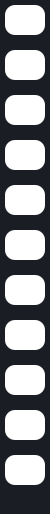
        <widget class="QFrame" name="frame_lateral">
         <property name="minimumSize">
          <size>
           <width>50</width>
           <height>0</height>
          </size>
         </property>
         <property name="maximumSize">
          <size>
           <width>0</width>
           <height>16777215</height>
          </size>
         </property>
         <property name="font">
          <font>
           <weight>75</weight>
           <bold>true</bold>
          </font>
         </property>
         <property name="styleSheet">
          <string notr="true">background-color: #1a1e24;</string>
         </property>
         <property name="frameShape">
          <enum>QFrame::NoFrame</enum>
         </property>
         <property name="frameShadow">
          <enum>QFrame::Raised</enum>
         </property>
         <layout class="QVBoxLayout" name="verticalLayout_13">
          <property name="spacing">
           <number>15</number>
          </property>
          <property name="leftMargin">
           <number>5</number>
          </property>
          <property name="topMargin">
           <number>5</number>
          </property>
          <property name="rightMargin">
           <number>5</number>
          </property>
          <property name="bottomMargin">
           <number>0</number>
          </property>
          <item>
           <widget class="QPushButton" name="Bt_Inicio">
            <property name="minimumSize">
             <size>
              <width>0</width>
              <height>30</height>
             </size>
            </property>
            <property name="toolTip">
             <string>Tela Inicio</string>
            </property>
            <property name="styleSheet">
             <string notr="true">QPushButton{
border-radius:10px;
background-color: rgb(255, 255, 255);
font: 8pt &quot;MS Shell Dlg 2&quot;;
font-size:12px;
}
QPushButton:hover{
background-color: rgb(157, 157, 157);
}</string>
            </property>
            <property name="text">
             <string/>
            </property>
            <property name="icon">
             <iconset>
              <normaloff>img/inicio.png</normaloff>img/inicio.png</iconset>
            </property>
            <property name="iconSize">
             <size>
              <width>25</width>
              <height>25</height>
             </size>
            </property>
            <property name="shortcut">
             <string/>
            </property>
            <property name="checkable">
             <bool>false</bool>
            </property>
            <property name="autoRepeat">
             <bool>false</bool>
            </property>
            <property name="autoExclusive">
             <bool>false</bool>
            </property>
            <property name="autoDefault">
             <bool>false</bool>
            </property>
            <property name="default">
             <bool>false</bool>
            </property>
            <property name="flat">
             <bool>false</bool>
            </property>
           </widget>
          </item>
          <item>
           <widget class="QPushButton" name="Bt_Vendas">
            <property name="minimumSize">
             <size>
              <width>0</width>
              <height>30</height>
             </size>
            </property>
            <property name="toolTip">
             <string>Tela de vendas</string>
            </property>
            <property name="styleSheet">
             <string notr="true">QPushButton{
background-color: rgb(255, 255, 255);;
font: 8pt &quot;MS Shell Dlg 2&quot;;
font-size:12px;
border-radius:10px;
}
QPushButton:hover{
background-color: rgb(157, 157, 157);
}</string>
            </property>
            <property name="text">
             <string/>
            </property>
            <property name="icon">
             <iconset>
              <normaloff>img/caixa.png</normaloff>img/caixa.png</iconset>
            </property>
            <property name="iconSize">
             <size>
              <width>25</width>
              <height>25</height>
             </size>
            </property>
            <property name="shortcut">
             <string/>
            </property>
            <property name="checkable">
             <bool>false</bool>
            </property>
            <property name="autoRepeat">
             <bool>false</bool>
            </property>
            <property name="autoExclusive">
             <bool>false</bool>
            </property>
            <property name="autoDefault">
             <bool>false</bool>
            </property>
            <property name="default">
             <bool>false</bool>
            </property>
            <property name="flat">
             <bool>false</bool>
            </property>
           </widget>
          </item>
          <item>
           <widget class="QPushButton" name="Bt_Mesas">
            <property name="minimumSize">
             <size>
              <width>0</width>
              <height>30</height>
             </size>
            </property>
            <property name="toolTip">
             <string>Tela de Mesas</string>
            </property>
            <property name="styleSheet">
             <string notr="true">QPushButton{
background-color: rgb(255, 255, 255);;
font: 8pt &quot;MS Shell Dlg 2&quot;;
font-size:11px;
border-radius:10px;
}
QPushButton:hover{
background-color: rgb(157, 157, 157);
}</string>
            </property>
            <property name="text">
             <string/>
            </property>
            <property name="icon">
             <iconset>
              <normaloff>img/Garcon.png</normaloff>img/Garcon.png</iconset>
            </property>
            <property name="iconSize">
             <size>
              <width>25</width>
              <height>25</height>
             </size>
            </property>
            <property name="shortcut">
             <string/>
            </property>
            <property name="checkable">
             <bool>false</bool>
            </property>
            <property name="autoRepeat">
             <bool>false</bool>
            </property>
            <property name="autoExclusive">
             <bool>false</bool>
            </property>
            <property name="autoDefault">
             <bool>false</bool>
            </property>
            <property name="default">
             <bool>false</bool>
            </property>
            <property name="flat">
             <bool>false</bool>
            </property>
           </widget>
          </item>
          <item>
           <widget class="QPushButton" name="Bt_Clientes">
            <property name="minimumSize">
             <size>
              <width>0</width>
              <height>30</height>
             </size>
            </property>
            <property name="toolTip">
             <string>Tela de Clientes</string>
            </property>
            <property name="styleSheet">
             <string notr="true">QPushButton{
background-color: rgb(255, 255, 255);;
font: 8pt &quot;MS Shell Dlg 2&quot;;
font-size:12px;
border-radius:10px;
}
QPushButton:hover{
background-color: rgb(157, 157, 157);
}</string>
            </property>
            <property name="text">
             <string/>
            </property>
            <property name="icon">
             <iconset>
              <normaloff>img/clientes.png</normaloff>img/clientes.png</iconset>
            </property>
            <property name="iconSize">
             <size>
              <width>25</width>
              <height>25</height>
             </size>
            </property>
            <property name="shortcut">
             <string/>
            </property>
            <property name="checkable">
             <bool>false</bool>
            </property>
            <property name="autoRepeat">
             <bool>false</bool>
            </property>
            <property name="autoExclusive">
             <bool>false</bool>
            </property>
            <property name="autoDefault">
             <bool>false</bool>
            </property>
            <property name="default">
             <bool>false</bool>
            </property>
            <property name="flat">
             <bool>false</bool>
            </property>
           </widget>
          </item>
          <item>
           <widget class="QPushButton" name="Bt_Produtos">
            <property name="minimumSize">
             <size>
              <width>0</width>
              <height>30</height>
             </size>
            </property>
            <property name="toolTip">
             <string>Tela de Produtos</string>
            </property>
            <property name="styleSheet">
             <string notr="true">QPushButton{
background-color: rgb(255, 255, 255);;
font: 8pt &quot;MS Shell Dlg 2&quot;;
font-size:12px;
border-radius:10px;
}
QPushButton:hover{
background-color: rgb(157, 157, 157);
}</string>
            </property>
            <property name="text">
             <string/>
            </property>
            <property name="icon">
             <iconset>
              <normaloff>img/produtos-.png</normaloff>img/produtos-.png</iconset>
            </property>
            <property name="iconSize">
             <size>
              <width>25</width>
              <height>25</height>
             </size>
            </property>
            <property name="shortcut">
             <string/>
            </property>
            <property name="checkable">
             <bool>false</bool>
            </property>
            <property name="autoRepeat">
             <bool>false</bool>
            </property>
            <property name="autoExclusive">
             <bool>false</bool>
            </property>
            <property name="autoDefault">
             <bool>false</bool>
            </property>
            <property name="default">
             <bool>false</bool>
            </property>
            <property name="flat">
             <bool>false</bool>
            </property>
           </widget>
          </item>
          <item>
           <widget class="QPushButton" name="Bt_Relatorio">
            <property name="minimumSize">
             <size>
              <width>0</width>
              <height>30</height>
             </size>
            </property>
            <property name="toolTip">
             <string>Tela de Relatório</string>
            </property>
            <property name="styleSheet">
             <string notr="true">QPushButton{
background-color: rgb(255, 255, 255);;
font: 8pt &quot;MS Shell Dlg 2&quot;;
font-size:12px;
border-radius:10px;
}
QPushButton:hover{
background-color: rgb(157, 157, 157);
}</string>
            </property>
            <property name="text">
             <string/>
            </property>
            <property name="icon">
             <iconset>
              <normaloff>img/relatoriod.png</normaloff>img/relatoriod.png</iconset>
            </property>
            <property name="iconSize">
             <size>
              <width>25</width>
              <height>25</height>
             </size>
            </property>
            <property name="shortcut">
             <string/>
            </property>
            <property name="checkable">
             <bool>false</bool>
            </property>
            <property name="autoRepeat">
             <bool>false</bool>
            </property>
            <property name="autoExclusive">
             <bool>false</bool>
            </property>
            <property name="autoDefault">
             <bool>false</bool>
            </property>
            <property name="default">
             <bool>false</bool>
            </property>
            <property name="flat">
             <bool>false</bool>
            </property>
           </widget>
          </item>
          <item>
           <widget class="QPushButton" name="Bt_Fornecedores">
            <property name="minimumSize">
             <size>
              <width>0</width>
              <height>30</height>
             </size>
            </property>
            <property name="toolTip">
             <string>Tela de Fornecedores</string>
            </property>
            <property name="styleSheet">
             <string notr="true">QPushButton{
background-color: rgb(255, 255, 255);;
font: 8pt &quot;MS Shell Dlg 2&quot;;
font-size:11px;
border-radius:10px;
}
QPushButton:hover{
background-color: rgb(157, 157, 157);
}</string>
            </property>
            <property name="text">
             <string/>
            </property>
            <property name="icon">
             <iconset>
              <normaloff>img/fornecedores.png</normaloff>img/fornecedores.png</iconset>
            </property>
            <property name="iconSize">
             <size>
              <width>20</width>
              <height>25</height>
             </size>
            </property>
            <property name="shortcut">
             <string/>
            </property>
            <property name="checkable">
             <bool>false</bool>
            </property>
            <property name="autoRepeat">
             <bool>false</bool>
            </property>
            <property name="autoExclusive">
             <bool>false</bool>
            </property>
            <property name="autoDefault">
             <bool>false</bool>
            </property>
            <property name="default">
             <bool>false</bool>
            </property>
            <property name="flat">
             <bool>false</bool>
            </property>
           </widget>
          </item>
          <item>
           <widget class="QPushButton" name="Bt_Usuarios">
            <property name="minimumSize">
             <size>
              <width>0</width>
              <height>30</height>
             </size>
            </property>
            <property name="toolTip">
             <string>Tela de Usuários</string>
            </property>
            <property name="styleSheet">
             <string notr="true">QPushButton{
background-color: rgb(255, 255, 255);;
font: 8pt &quot;MS Shell Dlg 2&quot;;
font-size:12px;
border-radius:10px;
}
QPushButton:hover{
background-color: rgb(157, 157, 157);
}</string>
            </property>
            <property name="text">
             <string/>
            </property>
            <property name="icon">
             <iconset>
              <normaloff>img/adduser_.png</normaloff>img/adduser_.png</iconset>
            </property>
            <property name="iconSize">
             <size>
              <width>25</width>
              <height>25</height>
             </size>
            </property>
            <property name="shortcut">
             <string/>
            </property>
            <property name="checkable">
             <bool>false</bool>
            </property>
            <property name="autoRepeat">
             <bool>false</bool>
            </property>
            <property name="autoExclusive">
             <bool>false</bool>
            </property>
            <property name="autoDefault">
             <bool>false</bool>
            </property>
            <property name="default">
             <bool>false</bool>
            </property>
            <property name="flat">
             <bool>false</bool>
            </property>
           </widget>
          </item>
          <item>
           <widget class="QPushButton" name="Bt_Suporte">
            <property name="minimumSize">
             <size>
              <width>0</width>
              <height>30</height>
             </size>
            </property>
            <property name="toolTip">
             <string>Tela de Suporte</string>
            </property>
            <property name="styleSheet">
             <string notr="true">QPushButton{
background-color: rgb(255, 255, 255);;
font: 8pt &quot;MS Shell Dlg 2&quot;;
font-size:12px;
border-radius:10px;
}
QPushButton:hover{
background-color: rgb(157, 157, 157);
}</string>
            </property>
            <property name="text">
             <string/>
            </property>
            <property name="icon">
             <iconset>
              <normaloff>img/Suporte copiar.png</normaloff>img/Suporte copiar.png</iconset>
            </property>
            <property name="iconSize">
             <size>
              <width>25</width>
              <height>25</height>
             </size>
            </property>
            <property name="shortcut">
             <string/>
            </property>
            <property name="checkable">
             <bool>false</bool>
            </property>
            <property name="autoRepeat">
             <bool>false</bool>
            </property>
            <property name="autoExclusive">
             <bool>false</bool>
            </property>
            <property name="autoDefault">
             <bool>false</bool>
            </property>
            <property name="default">
             <bool>false</bool>
            </property>
            <property name="flat">
             <bool>false</bool>
            </property>
           </widget>
          </item>
          <item>
           <widget class="QPushButton" name="Bt_Configuracao">
            <property name="minimumSize">
             <size>
              <width>0</width>
              <height>30</height>
             </size>
            </property>
            <property name="toolTip">
             <string>Tela de Suporte</string>
            </property>
            <property name="styleSheet">
             <string notr="true">QPushButton{
background-color: rgb(255, 255, 255);;
font: 8pt &quot;MS Shell Dlg 2&quot;;
font-size:12px;
border-radius:10px;
}
QPushButton:hover{
background-color: rgb(157, 157, 157);
}</string>
            </property>
            <property name="text">
             <string/>
            </property>
            <property name="icon">
             <iconset>
              <normaloff>img/config.png</normaloff>img/config.png</iconset>
            </property>
            <property name="iconSize">
             <size>
              <width>25</width>
              <height>25</height>
             </size>
            </property>
            <property name="shortcut">
             <string/>
            </property>
            <property name="checkable">
             <bool>false</bool>
            </property>
            <property name="autoRepeat">
             <bool>false</bool>
            </property>
            <property name="autoExclusive">
             <bool>false</bool>
            </property>
            <property name="autoDefault">
             <bool>false</bool>
            </property>
            <property name="default">
             <bool>false</bool>
            </property>
            <property name="flat">
             <bool>false</bool>
            </property>
           </widget>
          </item>
          <item>
           <widget class="QPushButton" name="Bt_Sair">
            <property name="minimumSize">
             <size>
              <width>0</width>
              <height>30</height>
             </size>
            </property>
            <property name="maximumSize">
             <size>
              <width>16777215</width>
              <height>30</height>
             </size>
            </property>
            <property name="toolTip">
             <string>Sair do Sistema</string>
            </property>
            <property name="styleSheet">
             <string notr="true">QPushButton{
background-color: rgb(255, 255, 255);;
font: 8pt &quot;MS Shell Dlg 2&quot;;
font-size:12px;
border-radius:10px;
}
QPushButton:hover{
background-color: rgb(157, 157, 157);
}</string>
            </property>
            <property name="text">
             <string/>
            </property>
            <property name="icon">
             <iconset>
              <normaloff>img/sair.png</normaloff>img/sair.png</iconset>
            </property>
            <property name="iconSize">
             <size>
              <width>25</width>
              <height>25</height>
             </size>
            </property>
            <property name="shortcut">
             <string/>
            </property>
            <property name="checkable">
             <bool>false</bool>
            </property>
            <property name="autoRepeat">
             <bool>false</bool>
            </property>
            <property name="autoExclusive">
             <bool>false</bool>
            </property>
            <property name="autoDefault">
             <bool>false</bool>
            </property>
            <property name="default">
             <bool>false</bool>
            </property>
            <property name="flat">
             <bool>false</bool>
            </property>
           </widget>
          </item>
          <item>
           <widget class="QLabel" name="label_23">
            <property name="styleSheet">
             <string notr="true">color: rgb(255, 255, 255);
background-color:1CB5E0;</string>
            </property>
            <property name="text">
             <string/>
            </property>
            <property name="alignment">
             <set>Qt::AlignCenter</set>
            </property>
           </widget>
          </item>
         </layout>
        </widget>
